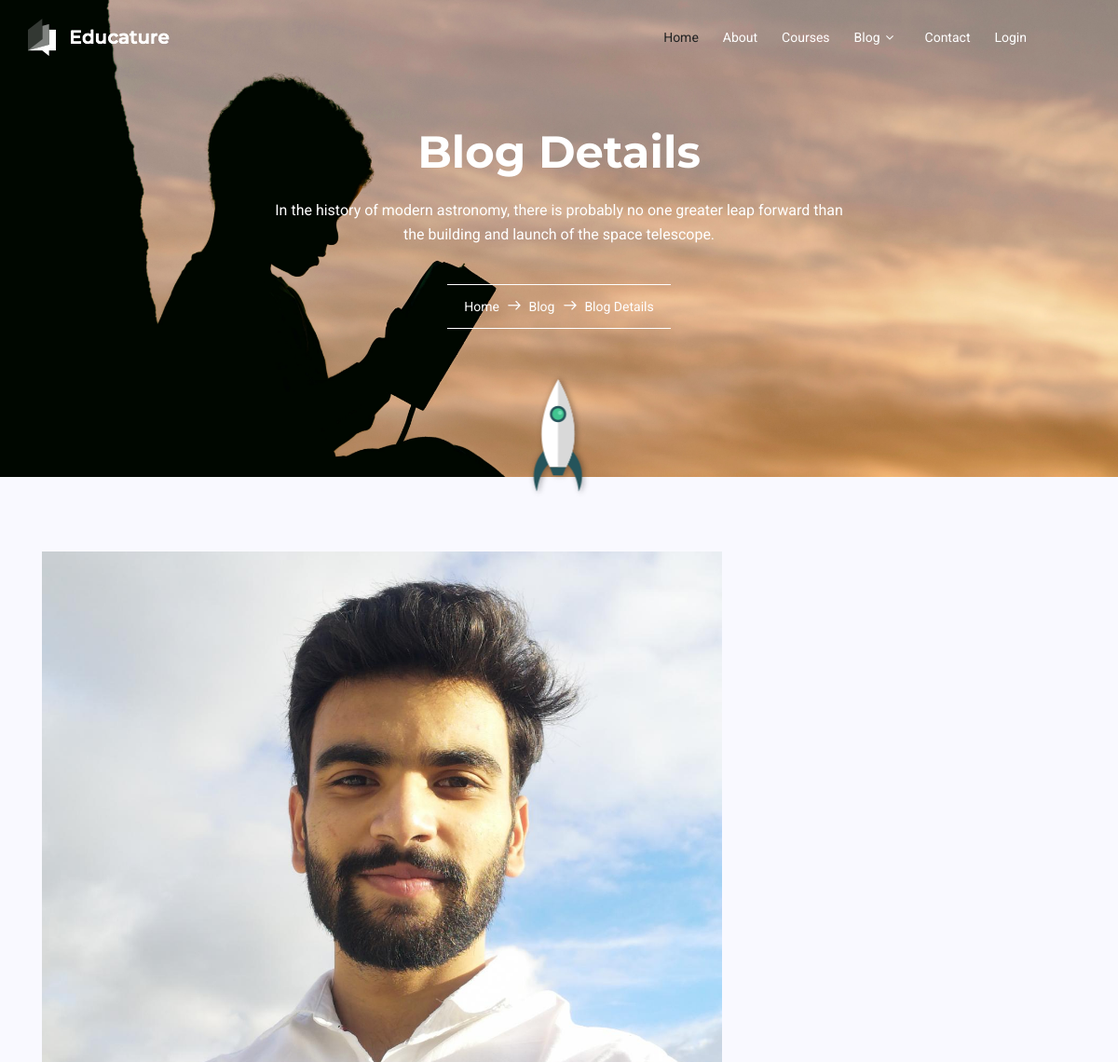
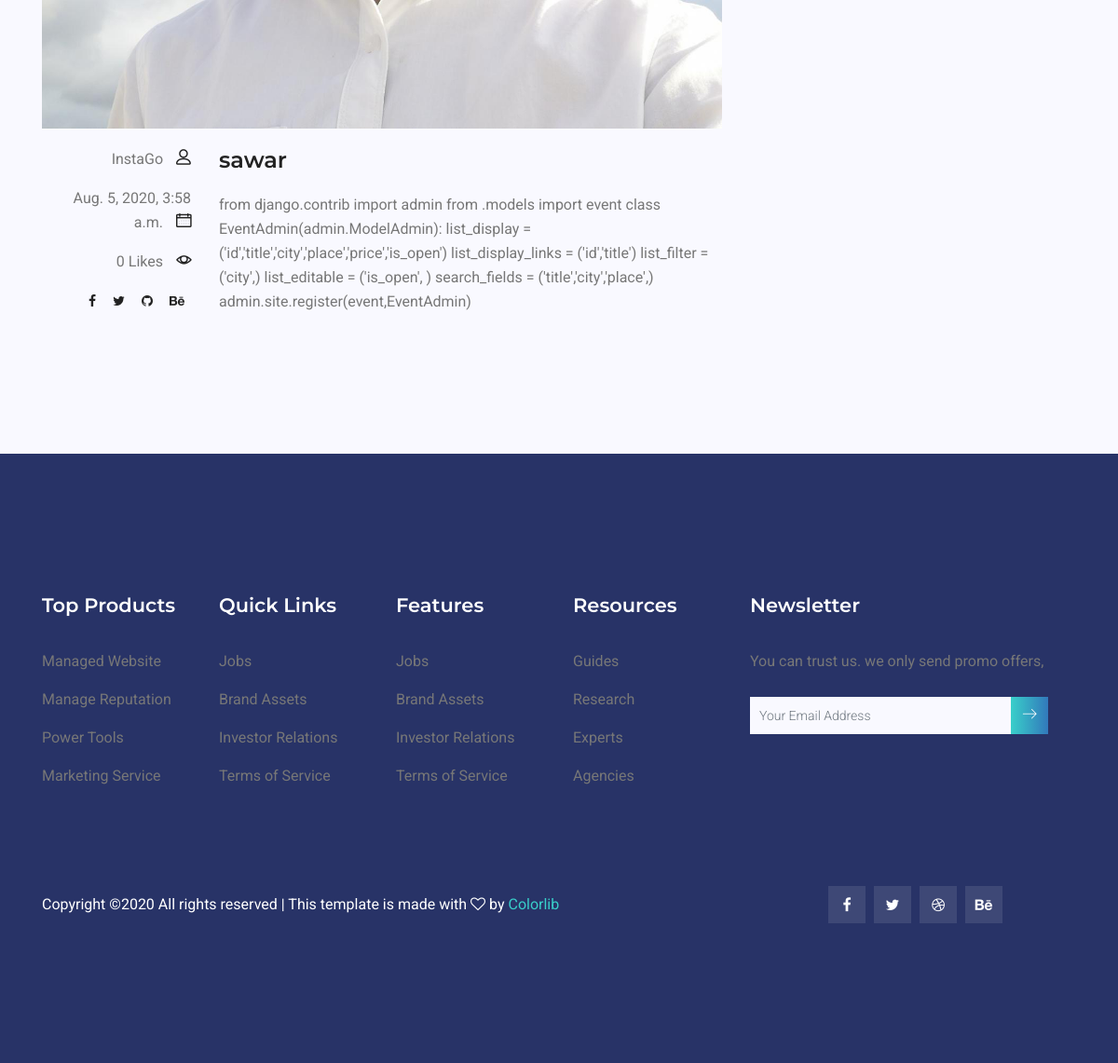
Page /blog/post/16 on the committed database (2 pictures, top to bottom).
### blog/models.py (models this page shows)
class posts(models.Model):
    title = models.CharField(max_length=1000)
    body =  models.TextField(blank=True)
    image = models.ImageField(upload_to="photos/%Y/%m/%d/")
    user_id = models.IntegerField()
    user_name = models.CharField(max_length=100)
    likes = models.IntegerField()
    date = models.DateTimeField(default=datetime.now,blank=True)
    def __str__(self):
        return self.title

### blog/views.py (the view)
# urls.py: path('post/<int:id>',views.posted, name='posted')
def posted(request,id):
    item = get_object_or_404(posts, pk=id)
    print(item)
    context ={
        'item':item
    }
    return render(request,'blog-single.html',context)

### templates/blog-single.html (shortened to what this page needs)
{% extends 'base.html' %}
{% load static %}
{% block content %}
	<section class="banner-area relative">
		<div class="container">
			<div class="row d-flex align-items-center justify-content-center">
				<div class="about-content col-lg-12">
					<h1 class="text-white">
						Blog Details
					</h1>
					<p>In the history of modern astronomy, there is probably no one greater leap forward than the building and launch of
						the space telescope.</p>
					<div class="link-nav">
						<span class="box">
							<a href="index.html">Home </a>
							<i class="lnr lnr-arrow-right"></i>
							<a href="blog-home.html">Blog</a>
							<i class="lnr lnr-arrow-right"></i>
							<a href="blog-single.html">Blog Details</a>
						</span>
					</div>
				</div>
			</div>
		</div>
		<div class="rocket-img">
			<img src="img/rocket.png" alt="">
		</div>
	</section>
	<section class="post-content-area single-post-area">
		<div class="container">
			<div class="row">
				<div class="col-lg-8 posts-list">
					<div class="single-post row">
						<div class="col-lg-12">
							<div class="feature-img">
								{% if item.image %}
								<img class="img-fluid" src="{{item.image.url}}" alt="">
								{% endif %}
							</div>
						</div>
						<div class="col-lg-3  col-md-3 meta-details">
							<div class="user-details row">
								<p class="user-name col-lg-12 col-md-12 col-6"><a href="#">{{item.user_name}}</a> <span class="lnr lnr-user"></span></p>
								<p class="date col-lg-12 col-md-12 col-6"><a href="#">{{item.date}}</a> <span class="lnr lnr-calendar-full"></span></p>
								<p class="view col-lg-12 col-md-12 col-6"><a href="#">{{item.likes}} Likes</a> <span class="lnr lnr-eye"></span></p>
								<ul class="social-links col-lg-12 col-md-12 col-6">
									<li><a href="#"><i class="fa fa-facebook"></i></a></li>
									<li><a href="#"><i class="fa fa-twitter"></i></a></li>
									<li><a href="#"><i class="fa fa-github"></i></a></li>
									<li><a href="#"><i class="fa fa-behance"></i></a></li>
								</ul>
							</div>
						</div>
						<div class="col-lg-9 col-md-9">
							<h3 class="mt-20 mb-20">{{item.title}}</h3>
							<p class="excert">
								{{item.body}}
							</p>
						</div>
						</div>
						</div>
						</section>
	{% endblock %}

### templates/base.html (shortened to what this page needs)
{% load static %}
<!DOCTYPE html>
<html lang="zxx" class="no-js">
<head>
	<link rel="stylesheet" href="https://cdn.jsdelivr.net/themify-icons/0.1.2/css/themify-icons.css' %}">
	<link rel="stylesheet" href="{% static 'css/linearicons.css' %}">
	<link rel="stylesheet" href="{% static 'css/font-awesome.min.css' %}">
	<link rel="stylesheet" href="{% static 'css/bootstrap.css' %}">
	<link rel="stylesheet" href="{% static 'css/magnific-popup.css' %}">
	<link rel="stylesheet" href="{% static 'css/nice-select.css' %}">
	<link rel="stylesheet" href="{% static 'css/animate.min.css' %}">
	<link rel="stylesheet" href="{% static 'css/owl.carousel.css' %}">
	<link rel="stylesheet" href="{% static 'css/main.css' %}">
</head>
<body>
{% include 'navbar.html' %}
{% block content %}
{% endblock %}
{% include 'footer.html' %}
</body>

### templates/navbar.html (shortened to what this page needs)
{% load static %}
<header id="header">
    <div class="container">
        <div class="row align-items-center justify-content-between d-flex">
            <div id="logo">
                <a href="{% url 'index' %}"><img src="{% static 'img/logo.png' %}" alt="" title="" /></a>
            </div>
            <nav id="nav-menu-container">
                <ul class="nav-menu">
                    <li class="menu-active"><a href="{% url 'index' %}">Home</a></li>
                    <li><a href="{% url 'about' %}">About</a></li>
                    <li><a href="{% url 'courses' %}">Courses</a></li>
                    <li class="menu-has-children"><a href="">Blog</a>
                    </li>
                    <li><a href="{% url 'contact' %}">Contact</a></li>
                    <li><a href="contact.html">Login</a></li>
                </ul>
            </nav>
        </div>
    </div>
</header>

### templates/footer.html (shortened to what this page needs)
{% load static %}
<footer class="footer-area section-gap">
    <div class="container">
        <div class="row">
            <div class="col-lg-2 col-md-6 single-footer-widget">
                <h4>Top Products</h4>
                <ul>
                    <li><a href="#">Managed Website</a></li>
                    <li><a href="#">Manage Reputation</a></li>
                    <li><a href="#">Power Tools</a></li>
                    <li><a href="#">Marketing Service</a></li>
                </ul>
            </div>
            <div class="col-lg-2 col-md-6 single-footer-widget">
                <h4>Quick Links</h4>
                <ul>
                    <li><a href="#">Jobs</a></li>
                    <li><a href="#">Brand Assets</a></li>
                    <li><a href="#">Investor Relations</a></li>
                    <li><a href="#">Terms of Service</a></li>
                </ul>
            </div>
            <div class="col-lg-2 col-md-6 single-footer-widget">
                <h4>Features</h4>
                <ul>
                    <li><a href="#">Jobs</a></li>
                    <li><a href="#">Brand Assets</a></li>
                    <li><a href="#">Investor Relations</a></li>
                    <li><a href="#">Terms of Service</a></li>
                </ul>
            </div>
            <div class="col-lg-2 col-md-6 single-footer-widget">
                <h4>Resources</h4>
                <ul>
                    <li><a href="#">Guides</a></li>
                    <li><a href="#">Research</a></li>
                    <li><a href="#">Experts</a></li>
                    <li><a href="#">Agencies</a></li>
                </ul>
            </div>
            <div class="col-lg-4 col-md-6 single-footer-widget">
                <h4>Newsletter</h4>
                <p>You can trust us. we only send promo offers,</p>
                <div class="form-wrap" id="mc_embed_signup">
                    <form target="_blank" action="https://spondonit.us12.list-manage.com/subscribe/post?u=1462626880ade1ac87bd9c93a&amp;id=92a4423d01"
                     method="get" class="form-inline">
                        <input class="form-control" name="EMAIL" placeholder="Your Email Address" onfocus="this.placeholder = ''" onblur="this.placeholder = 'Your Email Address '"
                         required="" type="email">
                        <button class="click-btn btn btn-default"><span class="lnr lnr-arrow-right"></span></button>
                    </form>
                </div>
            </div>
        </div>
        <div class="footer-bottom row align-items-center">
            <p class="footer-text m-0 col-lg-8 col-md-12">
Copyright &copy;<script>document.write(new Date().getFullYear());</script> All rights reserved | This template is made with <i class="fa fa-heart-o" aria-hidden="true"></i> by <a href="https://colorlib.com" target="_blank">Colorlib</a>
</p>
            <div class="col-lg-4 col-md-12 footer-social">
                <a href="#"><i class="fa fa-facebook"></i></a>
                <a href="#"><i class="fa fa-twitter"></i></a>
                <a href="#"><i class="fa fa-dribbble"></i></a>
                <a href="#"><i class="fa fa-behance"></i></a>
            </div>
        </div>
    </div>
</footer>

### rows in the picture
posts: image (picture), user_name "InstaGo", date "Aug. 5, 2020, 3:58 a.m.", likes "0", title "sawar", body "from django.contrib import admin from .models import event class EventAdmin(admin.ModelAdmin): list_display = ('id','title','city','place','price','is_open') list_display_links = ('id','title') list_filter = ('city',) list_editable = ('is_open', ) search_fields = ('title','city','place',) admin.site.register(event,EventAdmin)"
